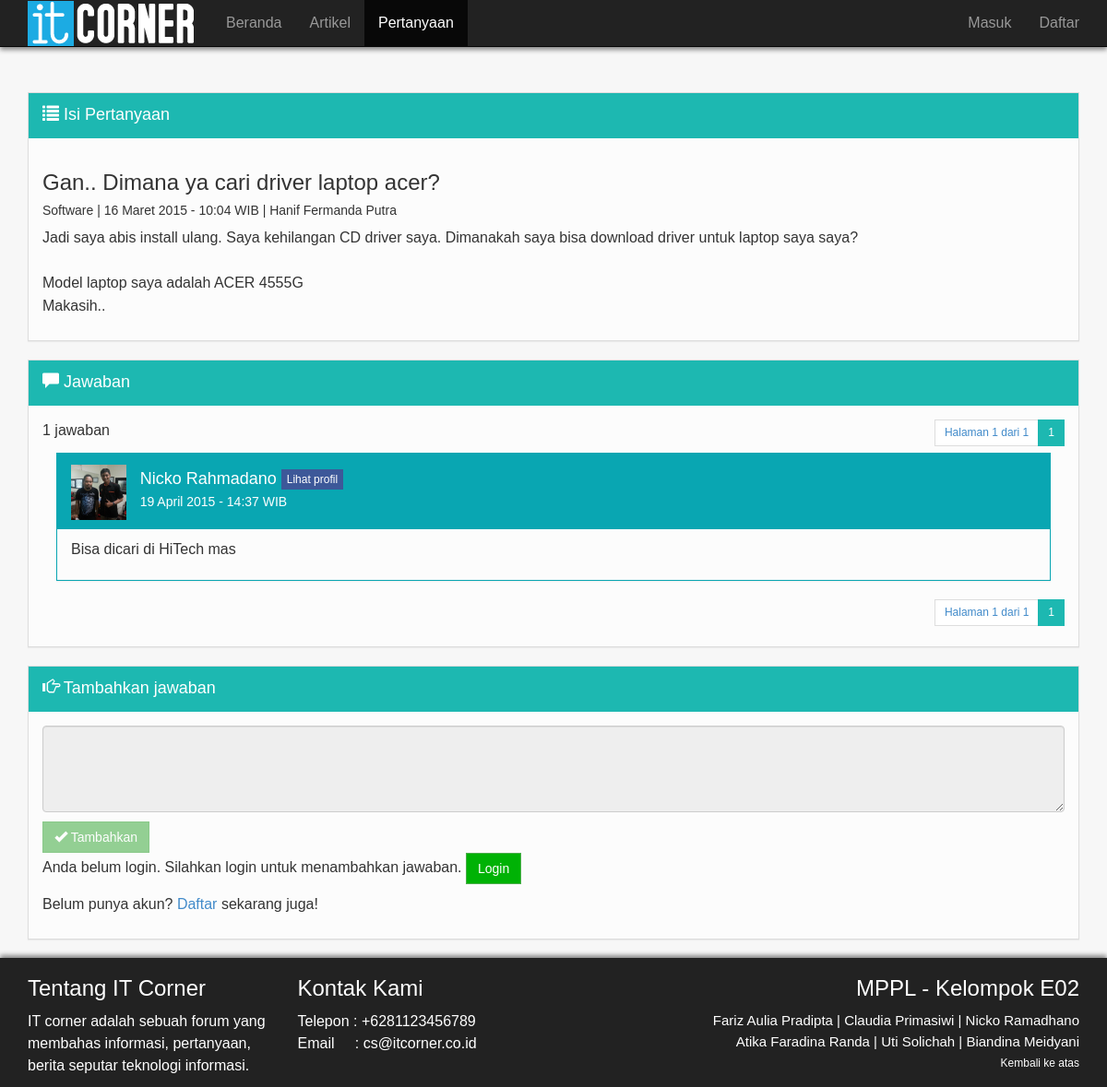
Screenshot of /mppl/isi_pertanyaan.php?id=16 with the database file from the repository.
### tables this page shows
CREATE TABLE IF NOT EXISTS `pertanyaan` (
`id_pertanyaan` int(10) NOT NULL,
  `username` varchar(50) NOT NULL,
  `judul_pertanyaan` varchar(100) NOT NULL,
  `isi_pertanyaan` text NOT NULL,
  `kategori_pertanyaan` varchar(50) NOT NULL,
  `tanggal` datetime NOT NULL DEFAULT CURRENT_TIMESTAMP,
  `status` varchar(10) NOT NULL,
  `jumlah_jawaban` int(11) NOT NULL DEFAULT '0',
  `kunci` varchar(10) NOT NULL DEFAULT 'tidak'
);

CREATE TABLE IF NOT EXISTS `user` (
  `username` varchar(50) NOT NULL,
  `nama` varchar(50) NOT NULL,
  `password` varchar(50) NOT NULL,
  `email` varchar(50) NOT NULL,
  `jenis_user` varchar(50) NOT NULL,
  `gambar` varchar(100) DEFAULT NULL,
  `tanggal_masuk` timestamp NOT NULL DEFAULT CURRENT_TIMESTAMP,
  `deskripsi` varchar(1000) DEFAULT NULL,
  `tanggal_lahir` date DEFAULT NULL,
  `tempat_tinggal` varchar(100) DEFAULT NULL,
  `pesan_flag` int(11) NOT NULL DEFAULT '0'
);

CREATE TABLE IF NOT EXISTS `jawaban` (
`id_jawaban` int(10) NOT NULL,
  `id_pertanyaan` int(10) NOT NULL,
  `username` varchar(50) NOT NULL,
  `isi_jawaban` text NOT NULL,
  `nama` varchar(50) NOT NULL,
  `tanggal` datetime NOT NULL DEFAULT CURRENT_TIMESTAMP
);

### mppl/isi_pertanyaan.php (the view, shortened to what the rows shown need)
<!doctype html>
<html>
<head>
<?php
  $kode = $_GET['id'];
?>
  <link rel="stylesheet" href="assets/bootstrap/css/bootstrap.min.css">
</head>
<body>
  <div class="container">
            <?php session_start(); include 'header.php'; ?>
    <div class="row" style="padding-top:100px;">
      <div class="col-md-12">
        <div class="panel panel-default">
          <div class="panel-body">
          <?php
          $result = mysql_query("SELECT kunci FROM pertanyaan WHERE id_pertanyaan=".$kode."");
              while ($row = mysql_fetch_assoc($result))
              {
                $kunci = $row['kunci'];
              }
          if(mysql_query("select p.judul_pertanyaan, p.kategori_pertanyaan, DATE_FORMAT(p.tanggal, '%d-%m-%Y - %H:%i') AS tanggal , u.nama, p.isi_pertanyaan from pertanyaan as p,user as u where p.id_pertanyaan=".$kode." && p.username=u.username;"))
          {
            $row = mysql_query("select p.judul_pertanyaan, p.kategori_pertanyaan, DATE_FORMAT(p.tanggal, '%d-%m-%Y - %H:%i') AS tanggal , u.nama, p.isi_pertanyaan from pertanyaan as p,user as u where p.id_pertanyaan=".$kode." && p.username=u.username;");
            $result = mysql_fetch_array($row);
            $judul = $result[0];
            $kategori = $result[1];
            $tanggal = $result[2];
            $nama = $result[3];
            $isi = $result[4];
            $day = substr($tanggal, 0, 2);
            $coba = substr($tanggal, 3, 2);
            $yeartime = substr($tanggal, 6);
            if($coba == '01')
            {
              $coba = 'Januari';
            }
            elseif($coba == '02')
            {
              $coba = 'Februari';
            }
            elseif($coba == '03')
            {
              $coba = 'Maret';
            }
            elseif($coba == '04')
            {
              $coba = 'April';
            }
            elseif($coba == '05')
            {
              $coba = 'Mei';
            }
            elseif($coba == '06')
            {
              $coba = 'Juni';
            }
            elseif($coba == '07')
            {
              $coba = 'Juli';
            }
            elseif($coba == '08')
            {
              $coba = 'Agustus';
            }
            elseif($coba == '09')
            {
              $coba = 'September';
            }
            elseif($coba == '10')
            {
              $coba = 'Oktober';
            }
            elseif($coba == '11')
            {
              $coba = 'November';
            }
            elseif($coba == '12')
            {
              $coba = 'Desember';
            }
            $format_tanggal = $day . ' ' . $coba . ' ' . $yeartime . ' WIB';
            echo '
              <h3 align="left">'.$judul.'</h3>
              <h5>'.$kategori.' | '.$format_tanggal.' | '.$nama.'';
              if($kunci=='ya')
              {
                echo ' | <span class="glyphicon glyphicon-lock" data-toggle="tooltip" data-placement="top" title="Konten dikunci - Tidak bisa menambah komentar atau jawaban"></span></h5>';
              }
              else
              {
                echo '</h5>';
              }
                  echo '<p align="left">
                          '.$isi.'
                          <br>
                      </p>
                      </div></div></div></div>
              ';
            echo '<div class="row">
            <div class="col-md-12">
            <div class="panel panel-default">
            <div class="panel-heading">
              <p class="panel-title" style="font-size:18px"><span class="glyphicon glyphicon-comment"></span> Jawaban</p>
            </div>
          <div class="panel-body">';
            $page = (isset($_GET['page'])) ? (int)$_GET['page'] : 1;
            $numContent = 5;
            $startAt = $numContent * ($page - 1);
            $que = "SELECT COUNT(*) as count FROM jawaban WHERE id_pertanyaan='$kode'";
            if($result=mysql_query($que))
            {
              $obj=mysql_fetch_object($result);
              $jml = $obj->count;
            }
            $totalpage = ceil($jml / $numContent);
            if($jml==0)
            {
                  if(isset($_SESSION['nama']))
                  {
                    if($_SESSION['nama'] == "Admin")
                    {
                      echo '<p align="center"><img src="answer.png" align="center"></p>';
                      echo '<h2 align="center">Belum ada jawaban untuk pertanyaan ini</h2></div></div>';
                    }
                    else
                    {
                      echo '<p align="center"><img src="answer.png" align="center"></p>';
                      echo '<h2 align="center">Belum ada jawaban</h2>';
                      echo '<h4 align="center">Yuk bantu menjawab! Isi jawaban anda dibawah..</h4></div></div>';
                    }
                  }
                  else
                  {
                    echo '<p align="center"><img src="answer.png" align="center"></p>';
                    echo '<h2 align="center">Belum ada jawaban</h2>';
                    echo '<h4 align="center">Yuk bantu menjawab! Isi jawaban anda dibawah..</h4></div></div>';
                  }
            }
            else
            {
              echo '
              <div class="row">
                <div class="col-sm-5">
                <div class="text-left">'.$jml.' jawaban</div>
                </div>
                <div class="col-sm-7">
                <div class="text-right">
                  <ul class="pagination pagination-sm">
                  <li><a href="#jawab">Halaman '.$page.' dari '.$totalpage.'</a></li>
              ';
              if($page <= 5 && $totalpage > 5)
              {
                $totalshow = $page + 4;
                  for ($i = 1; $i <= $totalpage; $i++)
                  {
                      if($i == $totalshow)
                      {
                        break;
                      }
                      else if($i != $page)
                      {
                        echo "<li><a href='isi_pertanyaan.php?id=".$kode."&page=".$i."'>$i<span class='sr-only'>(current)</span></a></li>";
                      }
                      else
                      {
                        echo "<li class='active'><a href='#0'>".$page."<span class='sr-only'>(current)</span></a></li>";
                      }
                    }
                  }
                  else
                  {
                    for ($i = 1; $i <= $totalpage; $i++)
                    {
                      if($i != $page)
                      {
                        echo "<li><a href='isi_pertanyaan.php?id=".$kode."&page=$i'>$i<span class='sr-only'>(current)</span></a></li>";
                      }
                      else
                      {
                        echo "<li class='active'><a href='#0'>".$page."<span class='sr-only'>(current)</span></a></li>";
                      }
                    }
                  }
              echo '</ul>
                 </div></div></div>';
            }
              $result = mysql_query("SELECT u.gambar, j.username, j.id_jawaban, j.isi_jawaban, j.nama, DATE_FORMAT(j.tanggal, '%d-%m-%Y - %H:%i') AS tanggal FROM jawaban as j, user as u WHERE j.username=u.username AND j.id_pertanyaan=".$kode." LIMIT $startAt, $numContent;");
              while ($row = mysql_fetch_assoc($result))
              {
                  $tanggal = $row["tanggal"];
                  $day = substr($tanggal, 0, 2);
                  $coba = substr($tanggal, 3, 2);
                  $yeartime = substr($tanggal, 6);
                  if($coba == '01')
                  {
                    $coba = 'Januari';
                  }
                  elseif($coba == '02')
                  {
                    $coba = 'Februari';
                  }
                  elseif($coba == '03')
                  {
                    $coba = 'Maret';
                  }
                  elseif($coba == '04')
                  {
                    $coba = 'April';
                  }
                  elseif($coba == '05')
                  {
                    $coba = 'Mei';
                  }
                  elseif($coba == '06')
                  {
                    $coba = 'Juni';
                  }
                  elseif($coba == '07')
                  {
                    $coba = 'Juli';
                  }
                  elseif($coba == '08')
                  {
                    $coba = 'Agustus';
                  }
                  elseif($coba == '09')
                  {
                    $coba = 'September';
                  }
                  elseif($coba == '10')
                  {
                    $coba = 'Oktober';
                  }
                  elseif($coba == '11')
                  {
                    $coba = 'November';
                  }
                  elseif($coba == '12')
                  {
                    $coba = 'Desember';
                  }
                  $format_tanggal = $day . ' ' . $coba . ' ' . $yeartime . ' WIB';
                  echo '
                  <div class="col-md-12">
                    <div class="panel-response panel-default-response">';
                    if($row["nama"] == 'Admin')
                    {
                      echo '<div class="panel-heading-response" style="background-color:#F7CD03">
                      <div class="panel-title-response" style="color:black">';
                    }
                    else
                    {
                      echo '<div class="panel-heading-response">
                      <div class="panel-title-response">';
                    }
                    echo '<div class="row">
                        <div class="col-md-1">';
                  if($row["gambar"] == NULL)
                  {
                    echo '<img align="left" style="width: 60px; height: 60px;margin-top: 2px" title="'.$row["nama"].' avatar" src="anon.jpg">
                        </div>';
                  }
                  else
                  {
                    echo '<img align="left" style="width: 60px; height: 60px;margin-top: 2px" src="'.$row["gambar"].'">
                        </div>';
                  }
                  echo '
                  <div class="col-md-11" style="padding-left:0px">
                    <h4 style="margin-top: 7px;">';
                    $loc = urlencode($_SERVER['REQUEST_URI']);
                    if($row["nama"] == 'Admin')
                    {
                      echo ''.$row["nama"].'';
                    }
                    else
                    {
                      echo ''.$row["nama"].' <a href="profil.php?location='.$loc.'&user='.$row["username"].'"><button class="btn btn-info btn-xs">Lihat profil</button></a>';
                    }
                    echo '<h4>
                          <h5 style="margin-top: -4px;">'.$format_tanggal.'</h5>
                        </div>
                      </div>
                    </div>
                   </div>
                      <div class="panel-body-response">
                        <p>'.$row["isi_jawaban"].'</p>';
                  echo '
                      </div>
                    </div>
                  </div>
                  ';
                }
              }
              if($jml != 0)
              {
                echo '
                <div class="row">
                <div class="col-sm-12">
                <div class="text-right">
                  <ul class="pagination pagination-sm">
                  <li><a href="#jawab">Halaman '.$page.' dari '.$totalpage.'</a></li>
              ';
              echo '</ul>
                 </div></div></div></div></div>';
              }
          ?>
  </div>
  </div>
</body>
</html>

### rows the page displays
pertanyaan: judul_pertanyaan "Gan.. Dimana ya cari driver laptop acer?", kategori_pertanyaan "Software", username.nama "Hanif Fermanda Putra", isi_pertanyaan "Jadi saya abis install ulang. Saya kehilangan CD driver saya. Dimanakah saya bisa download driver untuk laptop saya saya? Model laptop saya adalah ACER 4555G Makasih.."
jawaban: user.gambar (picture), nama "Nicko Rahmadano", format_tanggal "19 April 2015 - 14:37 WIB", isi_jawaban "Bisa dicari di HiTech mas"

### other values shown
$format_tanggal "16 Maret 2015 - 10:04 WIB"
$jml "1"
$page "1"
$totalpage "1"
